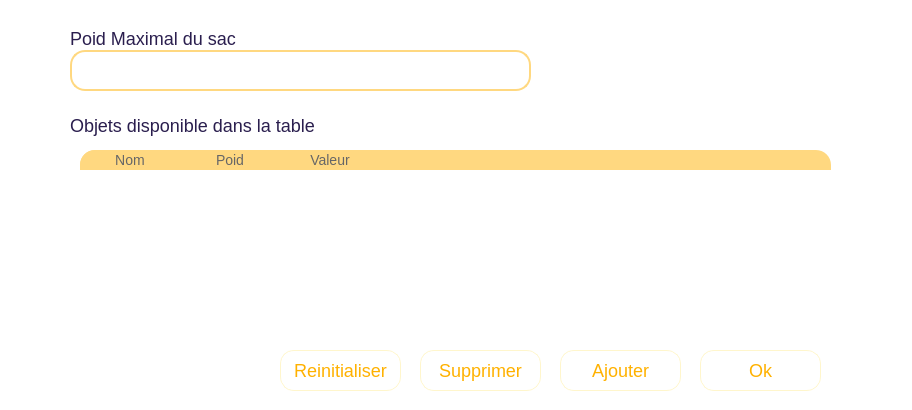
<?xml version="1.0" encoding="UTF-8"?>
<ui version="4.0">
 <class>Dialog</class>
 <widget class="QDialog" name="Dialog">
  <property name="geometry">
   <rect>
    <x>0</x>
    <y>0</y>
    <width>912</width>
    <height>410</height>
   </rect>
  </property>
  <property name="windowTitle">
   <string>Dialog</string>
  </property>
  <property name="styleSheet">
   <string notr="true">.QTableWidget{
	background-color: transparent;
	filter: blur(8px);
}

QDialog{
background-color: white;
background-image: url(&quot;UI/img/5262941.jpg&quot;)  no-repeat center cover;
}</string>
  </property>
  <widget class="QTableWidget" name="tableWidget">
   <property name="geometry">
    <rect>
     <x>80</x>
     <y>150</y>
     <width>751</width>
     <height>201</height>
    </rect>
   </property>
   <property name="styleSheet">
    <string notr="true">QTableWidget{
	border : none;
	background-color: transparent;
	border-top-right-radius : 15px;
	border-top-left-radius: 15px;
	border-bottom-right-radius: 0px;
	border-bottom-left-radius: 0px;

}
QHeaderView {
    background-color: #FFD880;
	border-top-right-radius : 15px;
	border-top-left-radius: 15px;
	border-bottom-right-radius: 0px;
	border-bottom-left-radius: 0px;
}
QHeaderView::section{
	background-color: #FFD880;
	border: none;
	font-size: 14px;
	color : #666666;
}
QHeaderView::section::first{
	 border-top-left-radius : 15px;
}
QHeaderView::section::last{
	border-top-right-radius : 15px;
}

QTableWidget::item{
	font-size : 14px;
	font-family : &quot;Sitka Text&quot;;
	color : #666666;
	text-align : center;
}

QTableWidget::item:selected{
	color : white;
	background-color : #FFB100;
}
QScrollBar::vertical{
	background-color: white;
	width: 15px;
   margin-top: 34px;
	margin-left : 5px;
}

QScrollBar::add-line:vertical, QScrollBar::sub-line:vertical {
     height : 0px;
	 width : 0px;
 }

QScrollBar::handle:vertical{
	width : 15px;
	background: #FFD880;
	border-radius : 4px;
}
QScrollBar::horizontal{
	background-color: white;
	margin-top: 5px;
	height: 15px;
}

QScrollBar::add-line:horizontal, QScrollBar::sub-line:horizontal {
     height : 0px;
	 width : 0px;
 }

QScrollBar::handle:horizontal{
	height : 15px;
	background: #FFD880;
	border-radius : 4px;
}

QAbstractScrollArea::corner{
	background: transparent;
}</string>
   </property>
   <property name="selectionMode">
    <enum>QAbstractItemView::SingleSelection</enum>
   </property>
   <property name="selectionBehavior">
    <enum>QAbstractItemView::SelectRows</enum>
   </property>
   <column>
    <property name="text">
     <string>Nom</string>
    </property>
   </column>
   <column>
    <property name="text">
     <string>Poid</string>
    </property>
   </column>
   <column>
    <property name="text">
     <string>Valeur</string>
    </property>
   </column>
  </widget>
  <widget class="QLineEdit" name="filtre">
   <property name="geometry">
    <rect>
     <x>70</x>
     <y>50</y>
     <width>461</width>
     <height>41</height>
    </rect>
   </property>
   <property name="minimumSize">
    <size>
     <width>421</width>
     <height>41</height>
    </size>
   </property>
   <property name="styleSheet">
    <string notr="true">QLineEdit{
border: 2px solid #FFD880;
border-radius : 15px;
background-color: white;
color : #FFB100;
font-size: 18px;
font-family : &quot;Sitka Text&quot;;
}
QComboBox::down-arrow {
    image: url(&quot;./image/arrowBasO.png&quot;);	
	color : #FFB100;
	right : 4px;
}
QComboBox::drop-down{
	border-top-right-radius: 15px;
	border-bottom-right-radius: 15px;
	background-color: white;
}
QComboBox QAbstractItemView{
	border: 2px solid #FEC1C1;
	border-radius : 15px;
	padding : 4px;
}</string>
   </property>
   <property name="text">
    <string/>
   </property>
   <property name="placeholderText">
    <string/>
   </property>
  </widget>
  <widget class="QPushButton" name="ok">
   <property name="geometry">
    <rect>
     <x>700</x>
     <y>350</y>
     <width>121</width>
     <height>41</height>
    </rect>
   </property>
   <property name="styleSheet">
    <string notr="true">QPushButton:hover{
	color: white;
	background-color: #FFB100;
}
QPushButton{
border: 1.4px solid #FFF6CC;
border-radius : 14px;
background-color: white;
color : #FFB100;
font-size:18px;
font-family : &quot;Sitka Text&quot;;
}</string>
   </property>
   <property name="text">
    <string>Ok</string>
   </property>
  </widget>
  <widget class="QPushButton" name="ajouter">
   <property name="geometry">
    <rect>
     <x>560</x>
     <y>350</y>
     <width>121</width>
     <height>41</height>
    </rect>
   </property>
   <property name="styleSheet">
    <string notr="true">QPushButton:hover{
	color: white;
	background-color: #FFB100;
}
QPushButton{
border: 1.4px solid #FFF6CC;
border-radius : 14px;
background-color: white;
color : #FFB100;
font-size:18px;
font-family : &quot;Sitka Text&quot;;
}</string>
   </property>
   <property name="text">
    <string>Ajouter</string>
   </property>
  </widget>
  <widget class="QPushButton" name="Re">
   <property name="geometry">
    <rect>
     <x>280</x>
     <y>350</y>
     <width>121</width>
     <height>41</height>
    </rect>
   </property>
   <property name="styleSheet">
    <string notr="true">QPushButton:hover{
	color: white;
	background-color: #FFB100;
}
QPushButton{
border: 1.4px solid #FFF6CC;
border-radius : 14px;
background-color: white;
color : #FFB100;
font-size:18px;
font-family : &quot;Sitka Text&quot;;
}</string>
   </property>
   <property name="text">
    <string>Reinitialiser</string>
   </property>
  </widget>
  <widget class="QPushButton" name="supprimer">
   <property name="geometry">
    <rect>
     <x>420</x>
     <y>350</y>
     <width>121</width>
     <height>41</height>
    </rect>
   </property>
   <property name="styleSheet">
    <string notr="true">QPushButton:hover{
	color: white;
	background-color: #FFB100;
}
QPushButton{
border: 1.4px solid #FFF6CC;
border-radius : 14px;
background-color: white;
color : #FFB100;
font-size:18px;
font-family : &quot;Sitka Text&quot;;
}</string>
   </property>
   <property name="text">
    <string>Supprimer</string>
   </property>
  </widget>
  <widget class="QLabel" name="label">
   <property name="geometry">
    <rect>
     <x>70</x>
     <y>30</y>
     <width>221</width>
     <height>16</height>
    </rect>
   </property>
   <property name="styleSheet">
    <string notr="true">QLabel{
	font-family : &quot;Sitka Text&quot;;
	font-size: 18px;
	color : #2A1E4E;
}</string>
   </property>
   <property name="text">
    <string>Poid Maximal du sac</string>
   </property>
  </widget>
  <widget class="QLabel" name="label_2">
   <property name="geometry">
    <rect>
     <x>70</x>
     <y>110</y>
     <width>271</width>
     <height>31</height>
    </rect>
   </property>
   <property name="styleSheet">
    <string notr="true">QLabel{
	font-family : &quot;Sitka Text&quot;;
	font-size: 18px;
	color : #2A1E4E;
}</string>
   </property>
   <property name="text">
    <string>Objets disponible dans la table</string>
   </property>
  </widget>
  <widget class="QPushButton" name="Deco">
   <property name="geometry">
    <rect>
     <x>860</x>
     <y>10</y>
     <width>31</width>
     <height>31</height>
    </rect>
   </property>
   <property name="cursor">
    <cursorShape>PointingHandCursor</cursorShape>
   </property>
   <property name="styleSheet">
    <string notr="true">QPushButton{
	background-image: url(&quot;UI/img/croixR.png&quot;);
	background-repeat : no-repeat;
	background-color : white;
	border : none;
}</string>
   </property>
   <property name="text">
    <string/>
   </property>
  </widget>
 </widget>
 <resources/>
 <connections/>
</ui>
